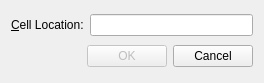
<?xml version="1.0" encoding="UTF-8"?>
<ui version="4.0">
 <class>GoToCellDialog</class>
 <widget class="QWidget" name="GoToCellDialog">
  <property name="geometry">
   <rect>
    <x>0</x>
    <y>0</y>
    <width>264</width>
    <height>83</height>
   </rect>
  </property>
  <property name="windowTitle">
   <string>Go to Cell</string>
  </property>
  <layout class="QVBoxLayout" name="verticalLayout">
   <item>
    <layout class="QHBoxLayout" name="horizontalLayout">
     <item>
      <widget class="QLabel" name="label">
       <property name="text">
        <string>&amp;Cell Location:</string>
       </property>
       <property name="buddy">
        <cstring>lineEdit</cstring>
       </property>
      </widget>
     </item>
     <item>
      <widget class="QLineEdit" name="lineEdit"/>
     </item>
    </layout>
   </item>
   <item>
    <layout class="QHBoxLayout" name="horizontalLayout_2">
     <item>
      <spacer name="horizontalSpacer">
       <property name="orientation">
        <enum>Qt::Horizontal</enum>
       </property>
       <property name="sizeHint" stdset="0">
        <size>
         <width>40</width>
         <height>20</height>
        </size>
       </property>
      </spacer>
     </item>
     <item>
      <widget class="QPushButton" name="okButton">
       <property name="enabled">
        <bool>false</bool>
       </property>
       <property name="text">
        <string>OK</string>
       </property>
       <property name="default">
        <bool>true</bool>
       </property>
      </widget>
     </item>
     <item>
      <widget class="QPushButton" name="cancelButton">
       <property name="text">
        <string>Cancel</string>
       </property>
      </widget>
     </item>
    </layout>
   </item>
  </layout>
 </widget>
 <resources/>
 <connections/>
</ui>
